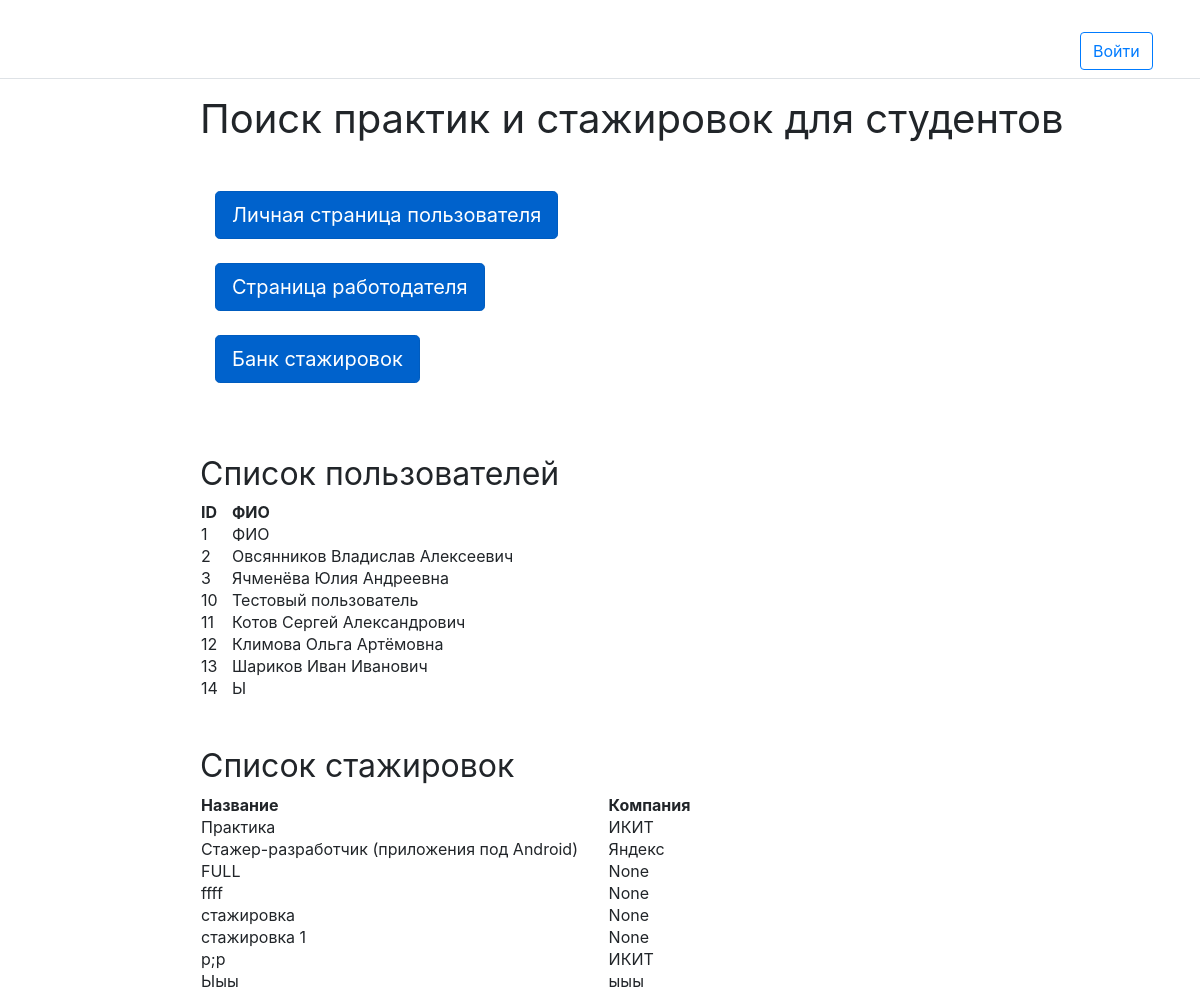
The page / on the database its author committed.
### app/models.py (models this page shows, shortened)
class User(models.Model):
    fullname = models.CharField(max_length=50, verbose_name='fullname')
    education = models.CharField(max_length=50, verbose_name='education')
    experience = models.CharField(max_length=50, verbose_name='experience')
    summary = models.FileField(blank=True, null=True)
    class Meta:
        verbose_name_plural = 'users'

class Intership(models.Model):
    name = models.CharField(max_length=50, verbose_name='name intership')
    experience = models.CharField(max_length=50, verbose_name='experience')
    company = models.ForeignKey(Employer, null=True, on_delete=models.CASCADE, verbose_name='employer id')
    user = models.ForeignKey(User, null=True, on_delete=models.CASCADE, verbose_name='user id')
    class Meta:
        verbose_name_plural = 'interships'

class Employer(models.Model):
    name = models.CharField(max_length=50, verbose_name='name company')
    address = models.CharField(max_length=50, verbose_name='address')
    class Meta:
        verbose_name_plural = 'employers'
    def __str__(self):
        return self.name

### app/views.py (the view)
# urls.py: path('', views.home, name='home'),
def home(request):
    template = loader.get_template('app/index.html')
    context = {
        'users': User.objects.all(),
        'interships': Intership.objects.all(),
        'username': auth.get_user(request).username
    }
    return HttpResponse(template.render(context, request))  # возвращает страничку, делает подгрузку бд

### app/templates/app/index.html (shortened to what this page needs)
﻿{% load static %}
<!DOCTYPE html>
<html lang="ru" xmlns="http://www.w3.org/1999/xhtml">
<head>
    <link rel="stylesheet" href="https://stackpath.bootstrapcdn.com/bootstrap/4.3.1/css/bootstrap.min.css">
</head>
<body>
    <div class="d-flex flex-column flex-md-row align-items-center p-2 px-md-4 mb-3 bg-white border-bottom box-shadow">
        {% if username %}
            <a class="btn btn-outline-primary offset-11" href="/logout">Выйти ({{username}})</a>
        {% else %}
            <a class="btn btn-outline-primary offset-11" href="/login">Войти</a>
        {% endif %}
    </div>
    <h1 class="mt-3 offset-2 mb-5 font-weight-normal">Поиск практик и стажировок для студентов</h1>
    <nav class="col-5 offset-2">
        <a href="/user" class="btn btn-primary btn-lg active" role="button" aria-pressed="true">
            Личная страница пользователя
        </a><br><br>
        <a href="/employer" class="btn btn-primary btn-lg active" role="button" aria-pressed="true">
            Страница работодателя
        </a><br><br>
        <a href="/interships" class="btn btn-primary btn-lg active" role="button" aria-pressed="true">
            Банк стажировок
        </a>
    </nav> <br>
    {% if users.count > 0 %}
        <h2 class="mt-5 offset-2 mb-2 font-weight-normal">Список пользователей</h2>
        <table class="col-5 offset-2" width="100%">
            <tr>
                <th>ID</th>
                <th>ФИО</th>
                <th>
                {% for user in users %}
                    <tr class='success'>
                        <td>{{ user.id }}</td>
                        <td>{{ user.fullname }}</td>
                    </tr>
                {% endfor %}
        </table>
    {% endif %}
    {% if interships.count > 0 %}
        <h2 class="mt-5 offset-2 mb-2 font-weight-normal">Список стажировок</h2>
        <table class="col-5 offset-2" width="100%">
             <tr>
                 <th>Название</th>
                 <th>Компания</th>
                 <th>
                 {% for intership in interships %}
                     <tr class='success'>
                         <td>{{ intership.name }}</td>
                         <td>{{ intership.company }}</td>
                     </tr>
                 {% endfor %}
        </table>
    {% endif %}
</body>
</html>

### rows shown on the page
User: id "1", fullname "ФИО"
User: id "2", fullname "Овсянников Владислав Алексеевич"
User: id "3", fullname "Ячменёва Юлия Андреевна"
User: id "10", fullname "Тестовый пользователь"
User: id "11", fullname "Котов Сергей Александрович"
User: id "12", fullname "Климова Ольга Артёмовна"
User: id "13", fullname "Шариков Иван Иванович"
User: id "14", fullname "Ы"
Intership: name "Практика", company "ИКИТ"
Intership: name "Стажер-разработчик (приложения под Android)", company "Яндекс"
Intership: name "FULL", company "None"
Intership: name "ffff", company "None"
Intership: name "стажировка", company "None"
Intership: name "стажировка 1", company "None"
Intership: name "p;p", company "ИКИТ"
Intership: name "Ыыы", company "ыыы"
